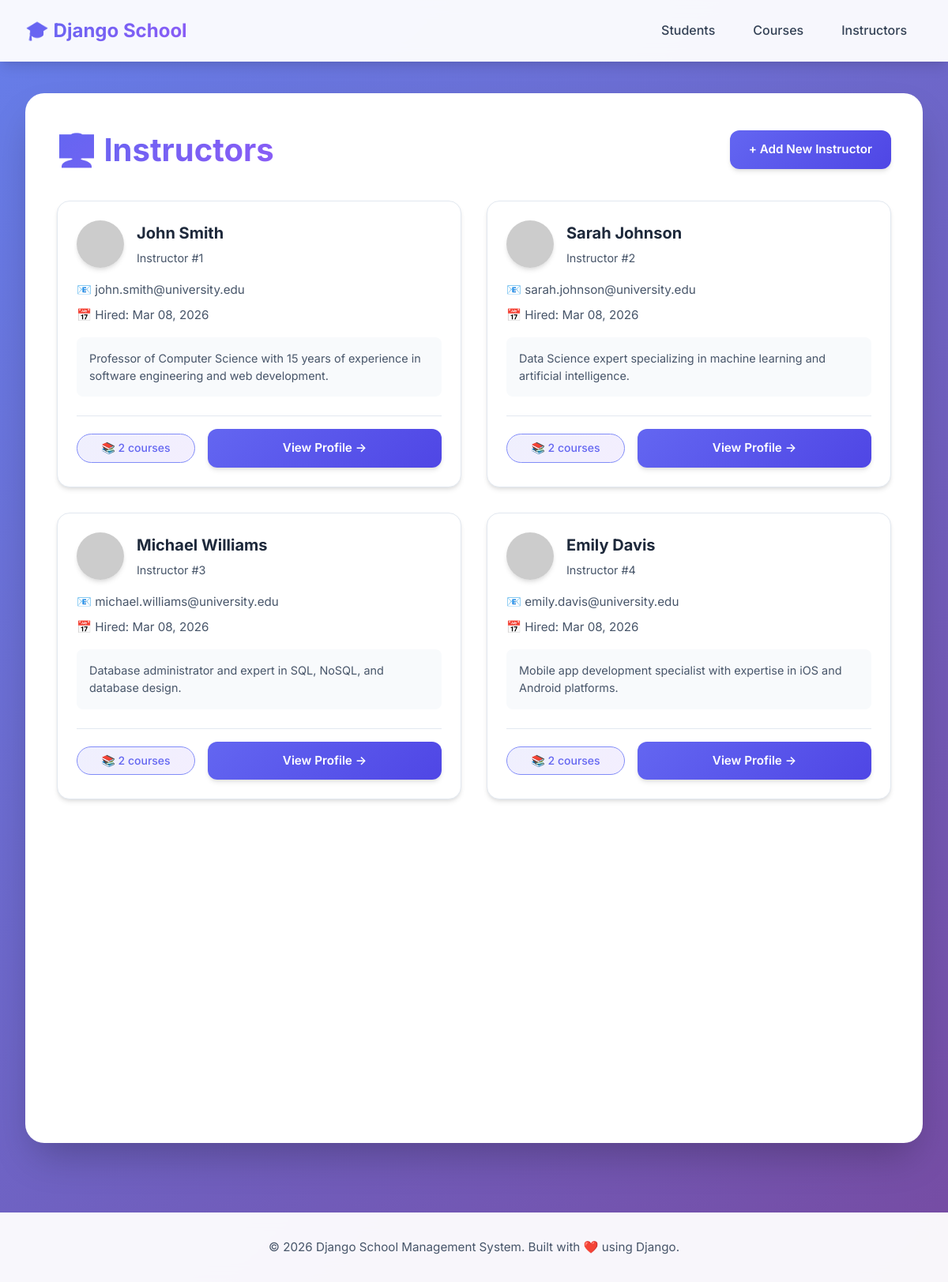
The page /instructors/ on the database its author committed.
### instructors/models.py (models this page shows, shortened)
class Instructor(models.Model):
    first_name  = models.CharField(max_length=100)
    last_name   = models.CharField(max_length=100)
    email       = models.EmailField(unique=True)
    bio         = models.TextField(blank=True)
    hired_date  = models.DateField(auto_now_add=True)

### instructors/views.py (the view)
# urls.py: path('', views.instructor_list, name='instructor_list'),
def instructor_list(request):
    instructors = Instructor.objects.all()  # fetch every row
    return render(request, 'instructors/instructor_list.html',
                  {'instructors': instructors})

### instructors/templates/instructors/instructor_list.html (shortened to what this page needs)
{% extends 'base.html' %}
{% block content %}
<div style="display: flex; justify-content: space-between; align-items: center; margin-bottom: 2rem;">
  <h1 style="margin: 0;">👨‍🏫 Instructors</h1>
  <a href="{% url 'instructor_create' %}" class="btn">+ Add New Instructor</a>
</div>
{% if instructors %}
<div class="grid">
  {% for instructor in instructors %}
  <div class="card">
    <div style="display: flex; align-items: center; gap: 1rem; margin-bottom: 1rem;">
      <div style="width: 60px; height: 60px; border-radius: 50%; overflow: hidden; flex-shrink: 0; box-shadow: var(--shadow);">
        <img src="https://ui-avatars.com/api/?name={{ instructor.first_name }}+{{ instructor.last_name }}&size=120&background=6366f1&color=fff&bold=true"
             alt="{{ instructor.first_name }} {{ instructor.last_name }}"
             style="width: 100%; height: 100%; object-fit: cover;">
      </div>
      <div style="flex: 1;">
        <h3 style="margin: 0 0 0.25rem 0; font-size: 1.25rem; color: var(--gray-800);">
          {{ instructor.first_name }} {{ instructor.last_name }}
        </h3>
        <p class="text-muted" style="margin: 0; font-size: 0.9rem;">Instructor #{{ instructor.id }}</p>
      </div>
    </div>
    <div style="margin-bottom: 1rem;">
      <p style="margin: 0.5rem 0; color: var(--gray-600); font-size: 0.95rem;">
        📧 {{ instructor.email }}
      </p>
      <p style="margin: 0.5rem 0; color: var(--gray-600); font-size: 0.95rem;">
        📅 Hired: {{ instructor.hired_date|date:"M d, Y" }}
      </p>
    </div>
    {% if instructor.bio %}
    <div style="margin-top: 1rem; padding: 1rem; background: var(--gray-50); border-radius: 0.5rem;">
      <p style="margin: 0; color: var(--gray-600); font-size: 0.9rem; line-height: 1.5; display: -webkit-box; -webkit-line-clamp: 2; -webkit-box-orient: vertical; overflow: hidden;">
        {{ instructor.bio }}
      </p>
    </div>
    {% endif %}
    <div style="display: flex; gap: 1rem; align-items: center; margin-top: 1.5rem; padding-top: 1rem; border-top: 1px solid var(--gray-200);">
      <span class="badge badge-primary" style="flex: 1; text-align: center;">
        📚 {{ instructor.courses.count }} course{{ instructor.courses.count|pluralize }}
      </span>
      <a href="{% url 'instructor_detail' instructor.pk %}" class="btn" style="flex: 2; text-align: center;">View Profile →</a>
    </div>
  </div>
  {% endfor %}
</div>
{% endif %}
{% endblock %}

### Lab2/templates/base.html (shortened to what this page needs)
{% load static %}
<!DOCTYPE html>
<html lang="en">
<head>
  <link rel="stylesheet" href="{% static 'css/base.css' %}">
  <link rel="stylesheet" href="{% static 'css/courses.css' %}">
  <link rel="stylesheet" href="{% static 'css/students.css' %}">
  <link rel="stylesheet" href="{% static 'css/instructors.css' %}">
</head>
<body>
  <nav class="navbar">
    <div class="navbar-container">
      <a href="{% url 'student_list' %}" class="navbar-brand">🎓 Django School</a>
      <div class="nav-links">
        <a href="{% url 'student_list' %}">Students</a>
        <a href="{% url 'course_list' %}">Courses</a>
        <a href="{% url 'instructor_list' %}">Instructors</a>
      </div>
    </div>
  </nav>
  <div class="container">
    <div class="content-wrapper">
      {% block content %}{% endblock %}
    </div>
  </div>
  <footer class="footer">
    <p>&copy; 2026 Django School Management System. Built with ❤️ using Django.</p>
  </footer>
</body>
</html>

### static/css/base.css (style rules this page uses)
:root { --primary: #6366f1; --primary-dark: #4f46e5; --primary-light: #818cf8; --secondary: #8b5cf6; --success: #10b981; --danger: #ef4444; --dark: #1e293b; --gray-50: #f8fafc; --gray-100: #f1f5f9; --gray-200: #e2e8f0; --gray-300: #cbd5e1; --gray-600: #475569; --gray-700: #334155; --gray-800: #1e293b; --shadow-sm: 0 1px 2px 0 rgba(0, 0, 0, 0.05); --shadow: 0 4px 6px -1px rgba(0, 0, 0, 0.1), 0 2px 4px -1px rgba(0, 0, 0, 0.06); --shadow-md: 0 10px 15px -3px rgba(0, 0, 0, 0.1), 0 4px 6px -2px rgba(0, 0, 0, 0.05); --shadow-lg: 0 20px 25px -5px rgba(0, 0, 0, 0.1), 0 10px 10px -5px rgba(0, 0, 0, 0.04); --shadow-xl: 0 25px 50px -12px rgba(0, 0, 0, 0.25); }
* { margin: 0; padding: 0; box-sizing: border-box; }
body { font-family: 'Inter', -apple-system, BlinkMacSystemFont, 'Segoe UI', sans-serif; background: linear-gradient(135deg, #667eea 0%, #764ba2 100%); min-height: 100vh; color: var(--gray-800); line-height: 1.6; }
.navbar { background: rgba(255, 255, 255, 0.95); backdrop-filter: blur(10px); box-shadow: var(--shadow-md); position: sticky; top: 0; z-index: 1000; animation: slideDown 0.5s ease-out; }
.navbar-container { max-width: 1400px; margin: 0 auto; padding: 1rem 2rem; display: flex; justify-content: space-between; align-items: center; }
.navbar-brand { font-size: 1.5rem; font-weight: 700; background: linear-gradient(135deg, var(--primary), var(--secondary)); -webkit-background-clip: text; -webkit-text-fill-color: transparent; background-clip: text; text-decoration: none; }
.nav-links { display: flex; gap: 0.5rem; align-items: center; }
.nav-links a { padding: 0.625rem 1.25rem; text-decoration: none; color: var(--gray-700); font-weight: 500; border-radius: 0.5rem; transition: all 0.3s ease; position: relative; overflow: hidden; }
.nav-links a::before { content: ''; position: absolute; bottom: 0; left: 50%; width: 0; height: 2px; background: var(--primary); transition: all 0.3s ease; transform: translateX(-50%); }
.container { max-width: 1400px; margin: 0 auto; padding: 2.5rem 2rem; animation: fadeIn 0.6s ease-out; }
.content-wrapper { background: white; border-radius: 1.5rem; box-shadow: var(--shadow-xl); padding: 2.5rem; min-height: 60vh; animation: slideUp 0.6s ease-out; }
.btn { padding: 0.75rem 1.5rem; background: linear-gradient(135deg, var(--primary), var(--primary-dark)); color: white; border: none; border-radius: 0.75rem; font-weight: 600; font-size: 0.95rem; cursor: pointer; transition: all 0.3s ease; box-shadow: var(--shadow); text-decoration: none; display: inline-block; position: relative; overflow: hidden; }
.btn::before { content: ''; position: absolute; top: 50%; left: 50%; width: 0; height: 0; border-radius: 50%; background: rgba(255, 255, 255, 0.2); transform: translate(-50%, -50%); transition: width 0.6s, height 0.6s; }
.card { background: white; border-radius: 1rem; padding: 1.5rem; box-shadow: var(--shadow); transition: all 0.3s cubic-bezier(0.4, 0, 0.2, 1); border: 1px solid var(--gray-200); position: relative; overflow: hidden; }
.card::before { content: ''; position: absolute; top: 0; left: 0; right: 0; height: 3px; background: linear-gradient(90deg, var(--primary), var(--secondary)); transform: scaleX(0); transition: transform 0.3s ease; }
.grid { display: grid; grid-template-columns: repeat(auto-fill, minmax(350px, 1fr)); gap: 2rem; margin-top: 2rem; }
h1 { font-size: 2.5rem; font-weight: 700; background: linear-gradient(135deg, var(--primary), var(--secondary)); -webkit-background-clip: text; -webkit-text-fill-color: transparent; background-clip: text; margin-bottom: 1.5rem; animation: fadeInDown 0.6s ease-out; }
.footer { background: rgba(255, 255, 255, 0.95); backdrop-filter: blur(10px); margin-top: 3rem; padding: 2rem; text-align: center; box-shadow: var(--shadow-md); }
.footer p { color: var(--gray-600); font-size: 0.95rem; }
.text-muted { color: var(--gray-600); font-size: 0.9rem; }
.badge { display: inline-block; padding: 0.375rem 0.75rem; border-radius: 9999px; font-size: 0.875rem; font-weight: 500; background: var(--gray-100); color: var(--gray-700); }
.badge-primary { background: linear-gradient(135deg, rgba(99, 102, 241, 0.1), rgba(139, 92, 246, 0.1)); color: var(--primary); border: 1px solid var(--primary-light); }

### rows shown on the page
Instructor: first_name "John", last_name "Smith", id "1", email "john.smith@university.edu", hired_date "Mar 08, 2026", bio "Professor of Computer Science with 15 years of experience in software engineering and web development.", courses.count "2"
Instructor: first_name "Sarah", last_name "Johnson", id "2", email "sarah.johnson@university.edu", hired_date "Mar 08, 2026", bio "Data Science expert specializing in machine learning and artificial intelligence.", courses.count "2"
Instructor: first_name "Michael", last_name "Williams", id "3", email "michael.williams@university.edu", hired_date "Mar 08, 2026", bio "Database administrator and expert in SQL, NoSQL, and database design.", courses.count "2"
Instructor: first_name "Emily", last_name "Davis", id "4", email "emily.davis@university.edu", hired_date "Mar 08, 2026", bio "Mobile app development specialist with expertise in iOS and Android platforms.", courses.count "2"
